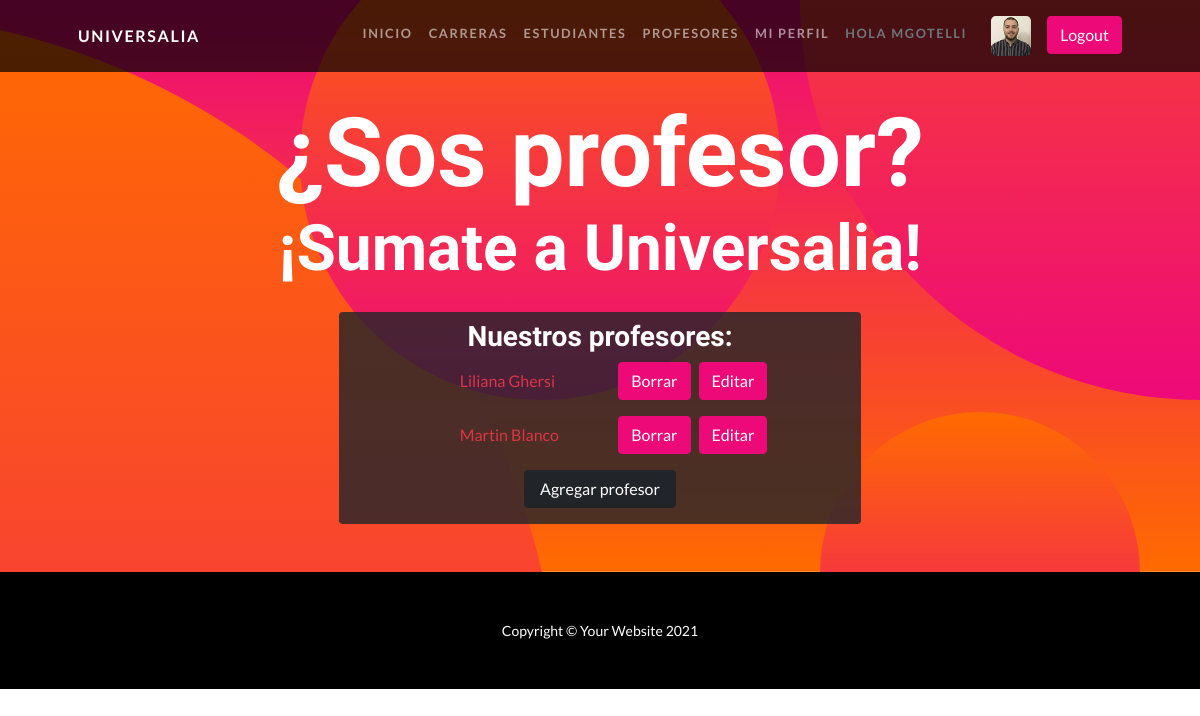
The page /Universidades/profesores/ (signed in) on the database its author committed.
### Universidades/models.py (models this page shows)
class Profesor(Model):
  nombre = CharField(max_length=40)
  apellido = CharField(max_length=40)
  email = EmailField()
  catedra = CharField(max_length=40)
  materia_dictada = CharField(max_length=50)
  edad = PositiveIntegerField()
  dni = PositiveBigIntegerField(verbose_name='DNI')
  def __str__(self):
      return f'{self.nombre} {self.apellido}'

### Universidades/views.py (the view)
# urls.py: path('profesores/', ProfesorListView.as_view(), name = 'profesores'),
class ProfesorListView(LoginRequiredMixin, AvatarView, ListView):
  model = Profesor
  template_name = 'profesor/profesores.html'
  context_object_name = 'profesores'

### Universidades/views.py (called while the page is built)
  def get_context_data(self, **kwargs):
    contexto = super().get_context_data(**kwargs)
    contexto['avatar_url'] = Avatar.objects.filter(user = self.request.user).last().imagen.url
    return contexto

### Universidades/templates/profesor/profesores.html (shortened to what this page needs)
{% extends 'padre.html' %}
{% block cambia %}
  <h2 class="masthead-heading mb-0">¿Sos profesor?</h2>
  <h3 class="masthead-subheading mb-0 pb-4">¡Sumate a Universalia!</h3>
  <div class="container-fluid d-grid align-items-center justify-content-center w-50 bg-dark rounded" style="--bs-bg-opacity: .8;">
    <h3 class="pt-2 text-center">Nuestros profesores:</h3>
    {% for profesor in profesores %}
    <div class="container-fluid pb-3">
      <div class="row">
        <div class="col-7 d-flex align-items-center">
          <a class="text-decoration-none text-danger test-start" href="{% url 'ver_profesor' profesor.id %}">{{ profesor }}</a>
        </div>
        <div class="col-5 d-flex justify-content-center">
          <button class="btn btn-primary mx-2"><a class="d-block text-white text-decoration-none" href="{% url 'borrar_profesores' profesor.id %}">Borrar</a></button>
          <button class="btn btn-primary"><a class="d-block text-white text-decoration-none" href="{% url 'editar_profesor' profesor.id %}">Editar</a></button>
        </div>
      </div>
    </div>
    {% endfor %}
    <a class="d-flex btn btn-dark mb-3 w-50 justify-content-center m-auto" href="{% url 'formulario_profesores' %}">Agregar profesor</a>
  </div>
{% endblock %}

### Universidades/templates/padre.html (shortened to what this page needs)
<!DOCTYPE html>
<html lang="en">
  <head>
    {% load static %}
    <link href="{% static 'Universidades/css/styles.css' %}" rel="stylesheet" />
  </head>
  <body id="page-top">
    <nav class="navbar navbar-expand-lg navbar-dark navbar-custom fixed-top">
      <div class="container px-5">
        <a class="navbar-brand" href="#page-top">Universalia</a>
        <div class="collapse navbar-collapse" id="navbarResponsive">
          <ul class="navbar-nav ms-auto">
            {% if not user.is_authenticated %}
              <li class="nav-item"><a class="btn btn-primary" href="{% url 'login' %}">Iniciar</a></li>
            {% else %}
              <li class="nav-item"><a class="nav-link" href="{% url 'inicio' %}">Inicio</a></li>
              <li class="nav-item"><a class="nav-link" href="{% url 'carreras' %}">Carreras</a></li>
              <li class="nav-item"><a class="nav-link" href="{% url 'estudiantes' %}">Estudiantes</a></li>
              <li class="nav-item"><a class="nav-link" href="{% url 'profesores' %}">Profesores</a></li>
              <li class="nav-item"><a class="nav-link" href="{% url 'miperfil' %}">Mi perfil</a></li>
              <li class="nav-item"><a class="nav-link text-muted" href="{% url 'inicio' %}">Hola {{ user.username }}</a></li>
            {% if avatar_url %}
              <img src="{{ avatar_url }}" class="mx-3 rounded-3" height="40px" width="40px">
            {% else %}
              <img src="{% static 'Universidades/assets/default.jfif' %}" class="mx-3 rounded-3" height="40px" width="40px">
            {% endif %}
              <li class="nav-item"><a class="btn btn-primary" href="{% url 'logout' %}">Logout</a></li>
            {% endif %}
        </div>
      </div>
    </nav>
    <header class="masthead text-center text-white py-5">
      <div class="masthead-content pt-5">
        <div class="container px-5">
          {% block cambia %}{% endblock %}
        </div>
      </div>
      <div class="bg-circle-1 bg-circle"></div>
      <div class="bg-circle-2 bg-circle"></div>
      <div class="bg-circle-3 bg-circle"></div>
      <div class="bg-circle-4 bg-circle"></div>
    </header>
    <footer class="py-5 bg-black">
      <div class="container px-5"><p class="m-0 text-center text-white small">Copyright &copy; Your Website 2021</p></div>
    </footer>
  </body>
</html>

### rows shown on the page
Profesor: nombre+apellido "Liliana Ghersi"
Profesor: nombre+apellido "Martin Blanco"

### other values the page prints
{{ user.username }} "MGOTELLI"
